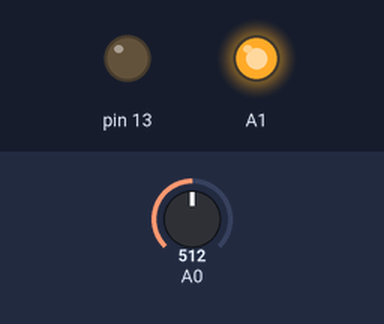
Bench run of a sketch on a simulated Arduino Uno, built with avr-gcc and run on an emulated ATmega328P. Parts: output pins drawn as LEDs (lit = HIGH). Inputs (shaded band) come from the test bench; at power-on: A0 = 512. What the sketch prints to the serial monitor is not drawn.

Above: at 0.1 s.
Timing chart, 0 to 1.6 s (numbered marks = the images above):
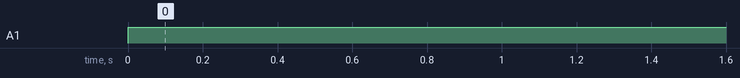

Measured:
- by itself, A1: LOW → HIGH at 0.00 s

The sketch:

obstacle_stick.ino
```cpp
#define RED A2
#define GREEN A3
#define BUZZER A4
void setup() {
  // put your setup code here, to run once:
  pinMode(A0, INPUT);
  pinMode(A1, OUTPUT);
  pinMode(13, OUTPUT);
  Serial.begin(9600);
}

void loop() {
  // put your main code here, to run repeatedly:
  digitalWrite(A1, HIGH);
  int x = analogRead(A0);
  Serial.println(x);
  if(x>=97){
    digitalWrite(GREEN, LOW);
    digitalWrite(RED, HIGH);
    digitalWrite(BUZZER, HIGH);
  }else{
    digitalWrite(RED, LOW);
    digitalWrite(GREEN, HIGH);
    digitalWrite(BUZZER, LOW);
  }
  delay(100);
}
```
